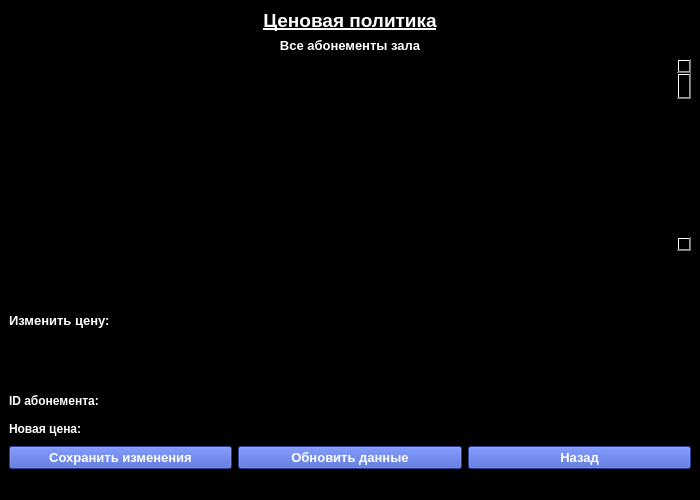
<?xml version="1.0" encoding="UTF-8"?>
<ui version="4.0">
 <class>MainWindow</class>
 <widget class="QMainWindow" name="MainWindow">
  <property name="geometry">
   <rect>
    <x>0</x>
    <y>0</y>
    <width>700</width>
    <height>500</height>
   </rect>
  </property>
  <property name="sizePolicy">
   <sizepolicy hsizetype="Minimum" vsizetype="Minimum">
    <horstretch>0</horstretch>
    <verstretch>0</verstretch>
   </sizepolicy>
  </property>
  <property name="windowTitle">
   <string>MainWindow</string>
  </property>
  <property name="styleSheet">
   <string notr="true">background-color: rgb(0, 0, 0);</string>
  </property>
  <widget class="QWidget" name="centralwidget">
   <layout class="QVBoxLayout" name="verticalLayout_4">
    <item>
     <widget class="QLabel" name="label_policy">
      <property name="sizePolicy">
       <sizepolicy hsizetype="Minimum" vsizetype="Fixed">
        <horstretch>0</horstretch>
        <verstretch>0</verstretch>
       </sizepolicy>
      </property>
      <property name="font">
       <font>
        <pointsize>14</pointsize>
        <weight>75</weight>
        <bold>true</bold>
        <underline>true</underline>
       </font>
      </property>
      <property name="autoFillBackground">
       <bool>false</bool>
      </property>
      <property name="styleSheet">
       <string notr="true">color: rgb(255, 255, 255);</string>
      </property>
      <property name="text">
       <string>&lt;html&gt;&lt;head/&gt;&lt;body&gt;&lt;p align=&quot;center&quot;&gt;Ценовая политика&lt;/p&gt;&lt;/body&gt;&lt;/html&gt;</string>
      </property>
      <property name="alignment">
       <set>Qt::AlignCenter</set>
      </property>
     </widget>
    </item>
    <item>
     <layout class="QVBoxLayout" name="verticalLayout_2">
      <item>
       <widget class="QLabel" name="label_all_tickets">
        <property name="sizePolicy">
         <sizepolicy hsizetype="Minimum" vsizetype="Fixed">
          <horstretch>0</horstretch>
          <verstretch>0</verstretch>
         </sizepolicy>
        </property>
        <property name="font">
         <font>
          <weight>75</weight>
          <bold>true</bold>
         </font>
        </property>
        <property name="styleSheet">
         <string notr="true">color: rgb(255, 255, 255);</string>
        </property>
        <property name="text">
         <string>&lt;html&gt;&lt;head/&gt;&lt;body&gt;&lt;p align=&quot;center&quot;&gt;&lt;span style=&quot; font-size:10pt;&quot;&gt;Все абонементы зала&lt;/span&gt;&lt;/p&gt;&lt;/body&gt;&lt;/html&gt;</string>
        </property>
       </widget>
      </item>
      <item>
       <layout class="QVBoxLayout" name="verticalLayout">
        <item alignment="Qt::AlignRight">
         <widget class="QScrollBar" name="verticalScrollBar">
          <property name="orientation">
           <enum>Qt::Vertical</enum>
          </property>
         </widget>
        </item>
       </layout>
      </item>
     </layout>
    </item>
    <item>
     <layout class="QVBoxLayout" name="verticalLayout_3">
      <item>
       <layout class="QGridLayout" name="gridLayout">
        <item row="1" column="1">
         <widget class="QLineEdit" name="lineEdit_id">
          <property name="styleSheet">
           <string notr="true">color: rgb(255, 255, 255);</string>
          </property>
         </widget>
        </item>
        <item row="1" column="0">
         <widget class="QLabel" name="label_id_ticket">
          <property name="font">
           <font>
            <pointsize>9</pointsize>
            <weight>75</weight>
            <bold>true</bold>
           </font>
          </property>
          <property name="styleSheet">
           <string notr="true">color: rgb(255, 255, 255);</string>
          </property>
          <property name="text">
           <string>ID абонемента:</string>
          </property>
         </widget>
        </item>
        <item row="2" column="0">
         <widget class="QLabel" name="label_new_price">
          <property name="font">
           <font>
            <pointsize>9</pointsize>
            <weight>75</weight>
            <bold>true</bold>
           </font>
          </property>
          <property name="styleSheet">
           <string notr="true">color: rgb(255, 255, 255);</string>
          </property>
          <property name="text">
           <string>Новая цена:</string>
          </property>
         </widget>
        </item>
        <item row="2" column="1">
         <widget class="QLineEdit" name="lineEdit_new_price">
          <property name="styleSheet">
           <string notr="true">color: rgb(255, 255, 255);</string>
          </property>
         </widget>
        </item>
        <item row="0" column="0">
         <widget class="QLabel" name="label_change_price">
          <property name="sizePolicy">
           <sizepolicy hsizetype="Minimum" vsizetype="Minimum">
            <horstretch>0</horstretch>
            <verstretch>0</verstretch>
           </sizepolicy>
          </property>
          <property name="font">
           <font>
            <weight>75</weight>
            <bold>true</bold>
           </font>
          </property>
          <property name="styleSheet">
           <string notr="true">color: rgb(255, 255, 255);</string>
          </property>
          <property name="text">
           <string>&lt;html&gt;&lt;head/&gt;&lt;body&gt;&lt;p&gt;&lt;span style=&quot; font-size:10pt;&quot;&gt;Изменить цену:&lt;/span&gt;&lt;/p&gt;&lt;/body&gt;&lt;/html&gt;</string>
          </property>
         </widget>
        </item>
       </layout>
      </item>
      <item>
       <layout class="QHBoxLayout" name="horizontalLayout">
        <item>
         <widget class="QPushButton" name="pushButton_save_data">
          <property name="font">
           <font>
            <pointsize>10</pointsize>
            <weight>75</weight>
            <bold>true</bold>
           </font>
          </property>
          <property name="styleSheet">
           <string notr="true">color: rgb(255, 255, 255);
background-color: rgb(56, 84, 199);</string>
          </property>
          <property name="text">
           <string>Сохранить изменения</string>
          </property>
         </widget>
        </item>
        <item>
         <widget class="QPushButton" name="pushButton_update_data">
          <property name="font">
           <font>
            <pointsize>10</pointsize>
            <weight>75</weight>
            <bold>true</bold>
           </font>
          </property>
          <property name="styleSheet">
           <string notr="true">color: rgb(255, 255, 255);
background-color: rgb(56, 84, 199);</string>
          </property>
          <property name="text">
           <string>Обновить данные</string>
          </property>
         </widget>
        </item>
        <item>
         <widget class="QPushButton" name="pushButton_back">
          <property name="font">
           <font>
            <pointsize>10</pointsize>
            <weight>75</weight>
            <bold>true</bold>
           </font>
          </property>
          <property name="styleSheet">
           <string notr="true">color: rgb(255, 255, 255);
background-color: rgb(56, 84, 199);</string>
          </property>
          <property name="text">
           <string>Назад</string>
          </property>
         </widget>
        </item>
       </layout>
      </item>
     </layout>
    </item>
   </layout>
  </widget>
  <widget class="QMenuBar" name="menubar">
   <property name="geometry">
    <rect>
     <x>0</x>
     <y>0</y>
     <width>700</width>
     <height>26</height>
    </rect>
   </property>
  </widget>
  <widget class="QStatusBar" name="statusbar"/>
 </widget>
 <resources/>
 <connections/>
</ui>
